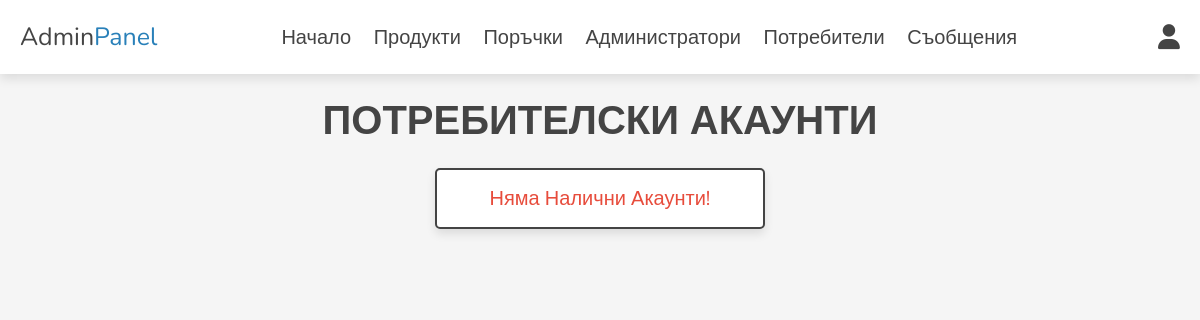
Page /admin/users_accounts.php (signed in) on the earlier database version.
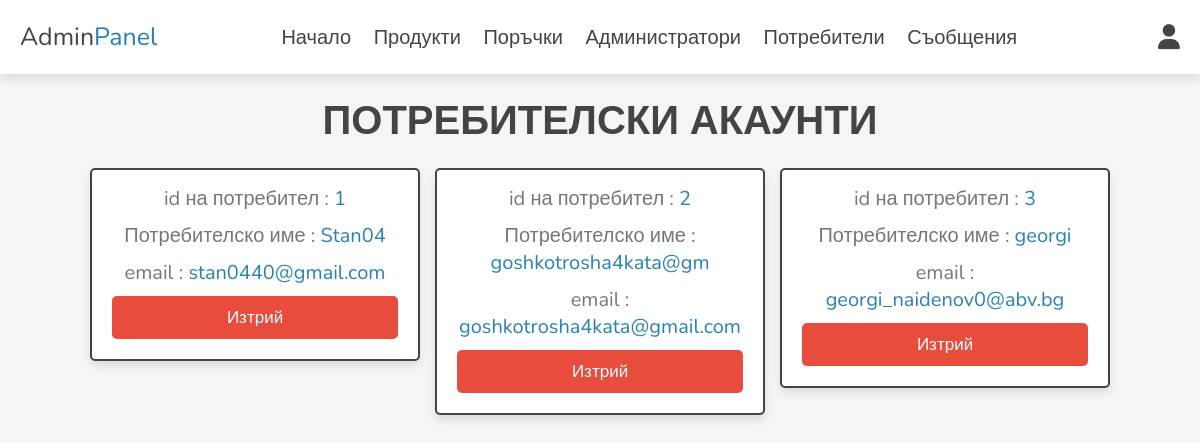
Same page on the later database version.
### tables this page shows
CREATE TABLE `users` (
  `id` int(100) NOT NULL,
  `name` varchar(20) NOT NULL,
  `email` varchar(50) NOT NULL,
  `password` varchar(50) NOT NULL
);

### admin/users_accounts.php (the view, shortened to what this page needs)
<?php
include '../components/connect.php';
?>
<!DOCTYPE html>
<html lang="en">
<head>
   <link rel="stylesheet" href="https://cdnjs.cloudflare.com/ajax/libs/font-awesome/6.4.2/css/all.min.css">
   <link rel="stylesheet" href="../css/admin_style.css">
</head>
<body>
<?php include '../components/admin_header.php'; ?>
<section class="accounts">
   <h1 class="heading">Потребителски акаунти</h1>
   <div class="box-container">
   <?php
      $select_accounts = $conn->prepare("SELECT * FROM `users`");
      $select_accounts->execute();
      if($select_accounts->rowCount() > 0){
         while($fetch_accounts = $select_accounts->fetch(PDO::FETCH_ASSOC)){
   ?>
   <div class="box">
      <p> id на потребител : <span><?= $fetch_accounts['id']; ?></span> </p>
      <p> Потребителско име : <span><?= $fetch_accounts['name']; ?></span> </p>
      <p> email : <span><?= $fetch_accounts['email']; ?></span> </p>
      <a href="users_accounts.php?delete=<?= $fetch_accounts['id']; ?>" onclick="return confirm('Искате ли да изтриете този акаунт? Свързаната с потребителя информация също ще бъде изтрита!')" class="delete-btn">Изтрий</a>
   </div>
   <?php
         }
      }else{
         echo '<p class="empty">Няма налични акаунти!</p>';
      }
   ?>
   </div>
</section>
</body>
</html>

### components/admin_header.php (shortened to what this page needs)
<header class="header">
   <section class="flex">
      <a href="../admin/dashboard.php" class="logo">Admin<span>Panel</span></a>
      <nav class="navbar">
         <a href="../admin/dashboard.php">Начало</a>
         <a href="../admin/products.php">Продукти</a>
         <a href="../admin/placed_orders.php">Поръчки</a>
         <a href="../admin/admin_accounts.php">Администратори</a>
         <a href="../admin/users_accounts.php">Потребители</a>
         <a href="../admin/messages.php">Съобщения</a>
      </nav>
      <div class="icons">
         <div id="user-btn" class="fas fa-user"></div>
      </div>
   </section>
</header>

### css/admin_style.css (style rules this page uses)
:root { --main-color:#2980b9; --orange:#f39c12; --red:#e74c3c; --black:#444; --white:#fff; --light-color:#777; --light-bg:#f5f5f5; --border:.2rem solid var(--black); --box-shadow:0 .5rem 1rem rgba(0,0,0,.1); }
* { font-family: 'Nunito', sans-serif; margin:0; padding:0; box-sizing: border-box; outline: none; border:none; text-decoration: none; }
html { font-size: 62.5%; overflow-x: hidden; }
body { background-color: var(--light-bg); }
section { padding:2rem; max-width: 1200px; margin:0 auto; }
.heading { font-size: 4rem; color:var(--black); margin-bottom: 2rem; text-align: center; text-transform: uppercase; }
.btn, .delete-btn, .option-btn { display: block; width: 100%; margin-top: 1rem; border-radius: .5rem; padding:1rem 3rem; font-size: 1.7rem; text-transform: capitalize; color:var(--white); cursor: pointer; text-align: center; }
.delete-btn { background-color: var(--red); }
.header { position: sticky; top:0; left:0; right:0; background-color: var(--white); box-shadow: var(--box-shadow); z-index: 1000; }
.header .flex { display: flex; align-items: center; justify-content: space-between; position: relative; }
.header .flex .logo { font-size: 2.5rem; color:var(--black); }
.header .flex .logo span { color:var(--main-color); }
.header .flex .navbar a { margin:0 1rem; font-size: 2rem; color:var(--black); }
.header .flex .icons div { margin-left: 1.7rem; font-size: 2.5rem; cursor: pointer; color:var(--black); }
.accounts .box-container { display: grid; grid-template-columns: repeat(auto-fit, 33rem); gap:1.5rem; align-items: flex-start; justify-content: center; }
.accounts .box-container .box { padding:2rem; padding-top: .5rem; border-radius: .5rem; text-align: center; border:var(--border); background-color: var(--white); box-shadow: var(--box-shadow); }
.accounts .box-container .box p { font-size: 2rem; color:var(--light-color); margin: 1rem 0; }
.accounts .box-container .box p span { color:var(--main-color); }
.empty { padding:1.5rem; background-color: var(--white); border: var(--border); box-shadow: var(--box-shadow); text-align: center; color:var(--red); border-radius: .5rem; font-size: 2rem; text-transform: capitalize; }

Differences in the rows shown:
added users: id "1", name "Stan04", email "stan0440@gmail.com"
added users: id "2", name "goshkotrosha4kata@gm", email "goshkotrosha4kata@gmail.com"
added users: id "3", name "georgi", email "georgi_naidenov0@abv.bg"
Other differences:
text no longer shown: "Няма Налични Акаунти!"
